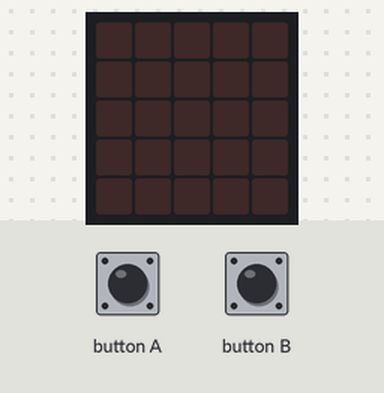
The program below on a simulated BBC micro:bit (MakeCode). Parts: the board's 5×5 LED display. Inputs (shaded band) come from the test bench.

Above: at 1.2 s.
1.3 s: button A pressed for 0.15 s
At 2.6 s:
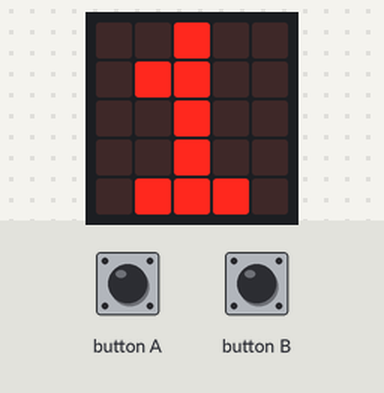
4.4 s: button B pressed for 0.15 s
At 31.0 s:
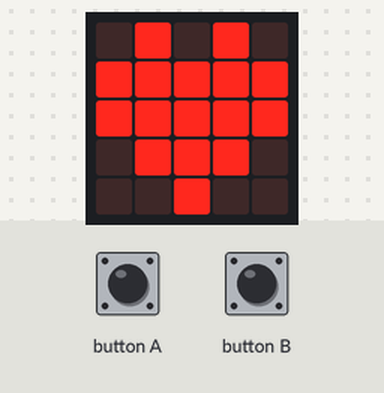
Timing chart, 0 to 32.5 s (numbered marks = the images above; inputs shaded):
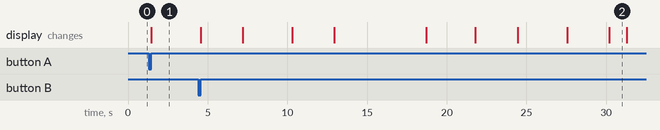

The program:

main.ts
```typescript
input.onButtonPressed(Button.A, function () {
    basic.showNumber(1)
    basic.pause(5000)
    basic.showNumber(2)
    basic.pause(5000)
    basic.showNumber(3)
    basic.pause(5000)
    basic.showNumber(4)
    basic.pause(5000)
    basic.showNumber(5)
    basic.pause(5000)
    basic.showIcon(IconNames.Heart)
    basic.pause(500)
    basic.clearScreen()
})
input.onButtonPressed(Button.B, function () {
    basic.showNumber(5)
    basic.pause(5000)
    basic.showNumber(4)
    basic.pause(5000)
    basic.showNumber(3)
    basic.pause(5000)
    basic.showNumber(2)
    basic.pause(5000)
    basic.showNumber(1)
    basic.pause(5000)
    basic.showIcon(IconNames.Heart)
    basic.pause(500)
    basic.clearScreen()
})
```

test.ts
```typescript
// aquí va el archivo "tests"; esto no se compilará cuando este paquete se utilice como una extensión.
```

Measured:
- after the input at 1.3 s, the display: changes after 0.15 s (image 1)
